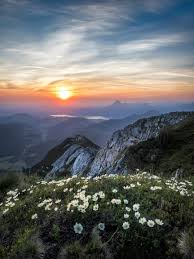
%> input picture DIP/DIP_Lab_406/Lab/MatLab/Lab-04/nature.jpeg, 194 x 259 px
$ octave Laplacian.m   (GNU Octave 9; MATLAB toolbox functions it lacks are replaced by stand-ins)
%> lines starting %> are read from the running program, lines starting %| are printed output that depends on the picture
image = imread('nature.jpeg');
%> image is the input picture: size 259x194x3 uint8; mean R, G, B 101.1, 103.3, 104.3
grayImage = rgb2gray(image);
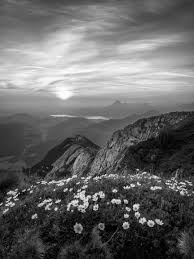
%> grayImage: size 259x194 uint8; min 0, max 254, mean 102.8
laplacianKernel = fspecial('laplacian', 0.2);
filteredImage = imfilter(grayImage, laplacianKernel);
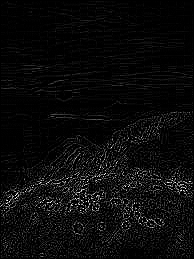
%> filteredImage: size 259x194 uint8; min 0, max 255, mean 10.9
figure;
subplot(1, 2, 1);
imshow(grayImage);
title('Original Image');
subplot(1, 2, 2);
imshow(filteredImage, []);
title('Laplacian Filtered Image');
